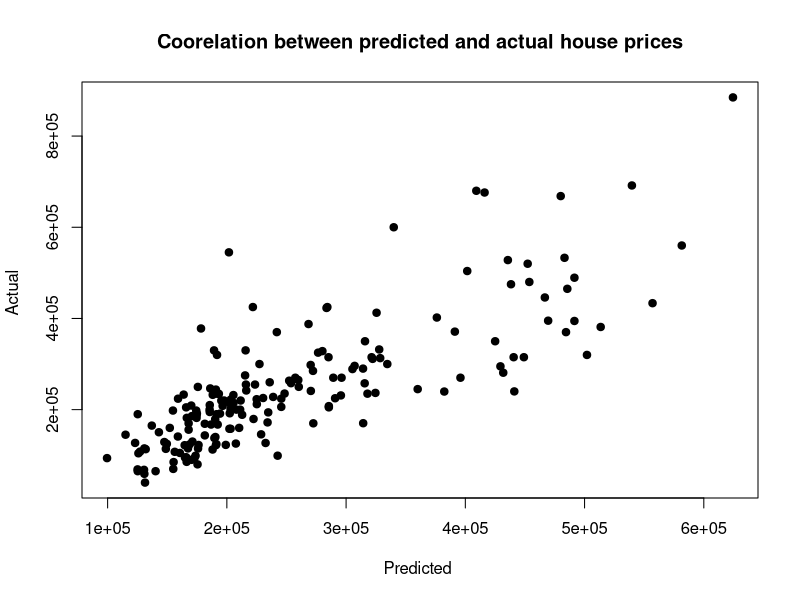

Write the R code that produced this figure.
## ---- chunk 1
knitr::opts_chunk$set(echo = FALSE)
## ---- chunk 2
library(caret)
data(Sacramento)
str(Sacramento)
## ---- chunk 3

set.seed(25)
in_train <- createDataPartition(log10(Sacramento$price), p = .8, list = FALSE)
training <- Sacramento[ in_train,]
testing <- Sacramento[-in_train,]
fit= lm(price ~ sqft, data = training)
slope <- coef(fit)[2]
sqft = testing$sqft
pred <- sqft*slope + coef(fit)[1]
plot(pred,testing$price, main="Coorelation between predicted and actual house prices", 
  	xlab="Predicted ", ylab="Actual ", pch=19)

